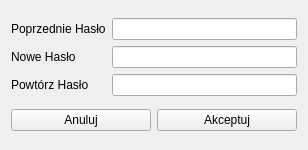
<?xml version="1.0" encoding="UTF-8"?>
<ui version="4.0">
 <class>ZmienHaslo</class>
 <widget class="QWidget" name="ZmienHaslo">
  <property name="geometry">
   <rect>
    <x>0</x>
    <y>0</y>
    <width>308</width>
    <height>150</height>
   </rect>
  </property>
  <property name="windowTitle">
   <string>Form</string>
  </property>
  <layout class="QVBoxLayout" name="verticalLayout_3">
   <item>
    <layout class="QHBoxLayout" name="horizontalLayout">
     <item>
      <layout class="QVBoxLayout" name="verticalLayout_2">
       <item>
        <widget class="QLabel" name="label">
         <property name="text">
          <string>Poprzednie Hasło</string>
         </property>
        </widget>
       </item>
       <item>
        <widget class="QLabel" name="label_2">
         <property name="text">
          <string>Nowe Hasło</string>
         </property>
        </widget>
       </item>
       <item>
        <widget class="QLabel" name="label_3">
         <property name="text">
          <string>Powtórz Hasło</string>
         </property>
        </widget>
       </item>
      </layout>
     </item>
     <item>
      <layout class="QVBoxLayout" name="verticalLayout">
       <item>
        <widget class="QLineEdit" name="lineEdit"/>
       </item>
       <item>
        <widget class="QLineEdit" name="lineEdit_2"/>
       </item>
       <item>
        <widget class="QLineEdit" name="lineEdit_3"/>
       </item>
      </layout>
     </item>
    </layout>
   </item>
   <item>
    <layout class="QHBoxLayout" name="horizontalLayout_2">
     <item>
      <widget class="QPushButton" name="pushButton_2">
       <property name="text">
        <string>Anuluj</string>
       </property>
      </widget>
     </item>
     <item>
      <widget class="QPushButton" name="pushButton">
       <property name="text">
        <string>Akceptuj</string>
       </property>
      </widget>
     </item>
    </layout>
   </item>
  </layout>
 </widget>
 <resources/>
 <connections/>
</ui>
